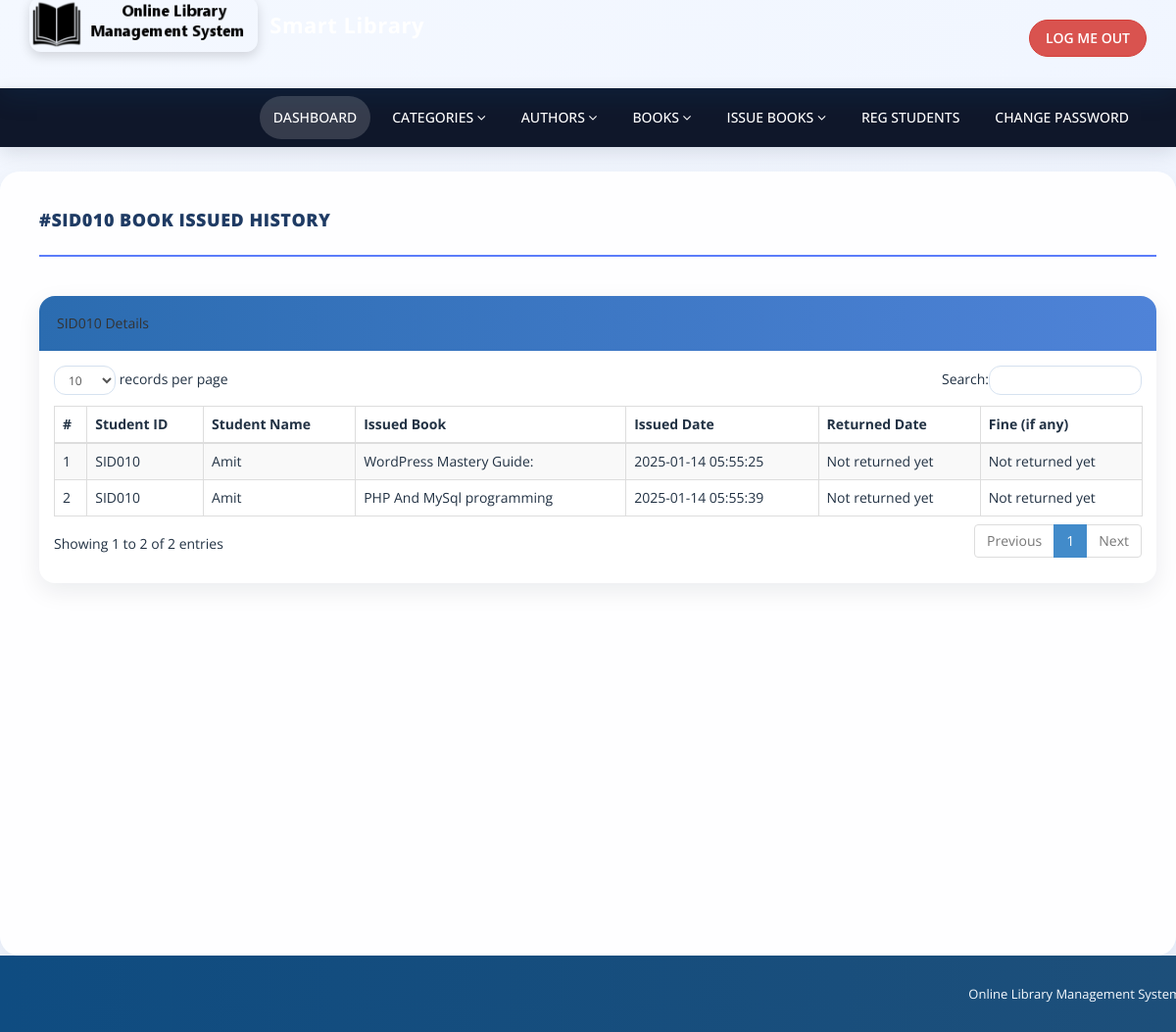
The page /admin/student-history.php?stdid=SID010 (signed in) on the database its author committed.
### tables this page shows
CREATE TABLE `tblissuedbookdetails` (
  `id` int(11) NOT NULL,
  `BookId` int(11) DEFAULT NULL,
  `StudentID` varchar(150) DEFAULT NULL,
  `IssuesDate` timestamp NULL DEFAULT current_timestamp(),
  `ReturnDate` timestamp NULL DEFAULT NULL ON UPDATE current_timestamp(),
  `RetrunStatus` int(1) DEFAULT NULL,
  `fine` int(11) DEFAULT NULL,
  `remark` mediumtext NOT NULL
);

CREATE TABLE `tblstudents` (
  `id` int(11) NOT NULL,
  `StudentId` varchar(100) DEFAULT NULL,
  `FullName` varchar(120) DEFAULT NULL,
  `EmailId` varchar(120) DEFAULT NULL,
  `MobileNumber` char(11) DEFAULT NULL,
  `Password` varchar(120) DEFAULT NULL,
  `Status` int(1) DEFAULT NULL,
  `RegDate` timestamp NULL DEFAULT current_timestamp(),
  `UpdationDate` timestamp NULL DEFAULT NULL ON UPDATE current_timestamp()
);

CREATE TABLE `tblbooks` (
  `id` int(11) NOT NULL,
  `BookName` varchar(255) DEFAULT NULL,
  `CatId` int(11) DEFAULT NULL,
  `AuthorId` int(11) DEFAULT NULL,
  `ISBNNumber` varchar(25) DEFAULT NULL,
  `BookPrice` decimal(10,2) DEFAULT NULL,
  `bookImage` varchar(250) NOT NULL,
  `isIssued` int(1) DEFAULT NULL,
  `RegDate` timestamp NULL DEFAULT current_timestamp(),
  `UpdationDate` timestamp NULL DEFAULT NULL ON UPDATE current_timestamp(),
  `bookQty` int(11) DEFAULT NULL
);

### admin/student-history.php (the view, shortened to what this page needs)
<?php
include('includes/config.php');
if(strlen($_SESSION['alogin'])==0)
    {
header('location:index.php');
}
else{
    ?>
<!DOCTYPE html>
<html xmlns="http://www.w3.org/1999/xhtml">
<head>
    <link href="assets/css/bootstrap.css" rel="stylesheet" />
    <link href="assets/css/font-awesome.css" rel="stylesheet" />
    <link href="assets/js/dataTables/dataTables.bootstrap.css" rel="stylesheet" />
    <link href="assets/css/style.css" rel="stylesheet" />
</head>
<body>
<?php include('includes/header.php');?>
    <div class="content-wrapper">
         <div class="container">
        <div class="row pad-botm">
            <div class="col-md-12">
                <?php $sid=$_GET['stdid']; ?>
                <h4 class="header-line">#<?php echo $sid;?> Book Issued History</h4>
    </div>
        </div>
            <div class="row">
                <div class="col-md-12">
                    <div class="panel panel-default">
                        <div class="panel-heading">
<?php echo $sid;?> Details
                        </div>
                        <div class="panel-body">
                            <div class="table-responsive">
                                <table class="table table-striped table-bordered table-hover" id="dataTables-example">
                                    <thead>
                                        <tr>
                                            <th>#</th>
                                            <th>Student ID</th>
                                            <th>Student Name</th>
                                            <th>Issued Book  </th>
                                            <th>Issued Date</th>
                                            <th>Returned Date</th>
                                            <th>Fine (if any)</th>
                                        </tr>
                                    </thead>
                                    <tbody>
<?php
$sql = "SELECT tblstudents.StudentId ,tblstudents.FullName,tblstudents.EmailId,tblstudents.MobileNumber,tblbooks.BookName,tblbooks.ISBNNumber,tblissuedbookdetails.IssuesDate,tblissuedbookdetails.ReturnDate,tblissuedbookdetails.id as rid,tblissuedbookdetails.fine,tblissuedbookdetails.RetrunStatus,tblbooks.id as bid,tblbooks.bookImage from  tblissuedbookdetails join tblstudents on tblstudents.StudentId=tblissuedbookdetails.StudentId join tblbooks on tblbooks.id=tblissuedbookdetails.BookId where tblstudents.StudentId='$sid' ";
$query = $dbh -> prepare($sql);
$query->execute();
$results=$query->fetchAll(PDO::FETCH_OBJ);
$cnt=1;
if($query->rowCount() > 0)
{
foreach($results as $result)
{               ?>
                                        <tr class="odd gradeX">
                                            <td class="center"><?php echo htmlentities($cnt);?></td>
                                            <td class="center"><?php echo htmlentities($result->StudentId);?></td>
                                            <td class="center"><?php echo htmlentities($result->FullName);?></td>
                                            <td class="center"><?php echo htmlentities($result->BookName);?></td>
                                            <td class="center"><?php echo htmlentities($result->IssuesDate);?></td>
                                            <td class="center"><?php if($result->ReturnDate==''): echo "Not returned yet";
                                            else: echo htmlentities($result->ReturnDate); endif;?></td>
                                             <td class="center"><?php if($result->ReturnDate==''): echo "Not returned yet";
                                              else: echo $result->fine; endif;
                                             ?></td>
                                        </tr>
 <?php $cnt=$cnt+1;}} ?>
                                    </tbody>
                                </table>
                            </div>
                        </div>
                    </div>
                </div>
            </div>
    </div>
    </div>
  <?php include('includes/footer.php');?>
</body>
</html>
<?php } ?>

### admin/assets/css/style.css (style rules this page uses)
.content-wrapper { margin-top: 40px; min-height:800px; padding-bottom:90px; }
.header-line { font-weight:900; padding-bottom:25px; border-bottom:1px solid #eeeeee; text-transform:uppercase; }
.pad-botm { padding-bottom:30px; }
body { background: linear-gradient(135deg, #f4f8ff 0%, #eef4ff 100%); color: #223244; }
.content-wrapper { margin-top: 25px; min-height: 800px; padding: 30px 25px 90px; background: rgba(255, 255, 255, 0.92); border-radius: 20px; box-shadow: 0 10px 30px rgba(15, 23, 42, 0.08); }
.panel { border: none; border-radius: 16px; box-shadow: 0 8px 24px rgba(15, 23, 42, 0.08); overflow: hidden; }
.panel-heading { background: linear-gradient(90deg, #2b6cb0 0%, #4f83d8 100%); color: #ffffff; border: none; padding: 14px 18px; }
.header-line { color: #1f3b64; border-bottom: 2px solid #5b7cfa; letter-spacing: 0.5px; }

### rows shown on the page
tblissuedbookdetails: tblstudents.StudentId "SID010", tblstudents.FullName "Amit", BookId.BookName "WordPress Mastery Guide:", IssuesDate "2025-01-14 05:55:25", shows "Not returned yet"
tblissuedbookdetails: tblstudents.StudentId "SID010", tblstudents.FullName "Amit", BookId.BookName "PHP And MySql programming", IssuesDate "2025-01-14 05:55:39", shows "Not returned yet"

### other values the page prints
$sid "SID010"
